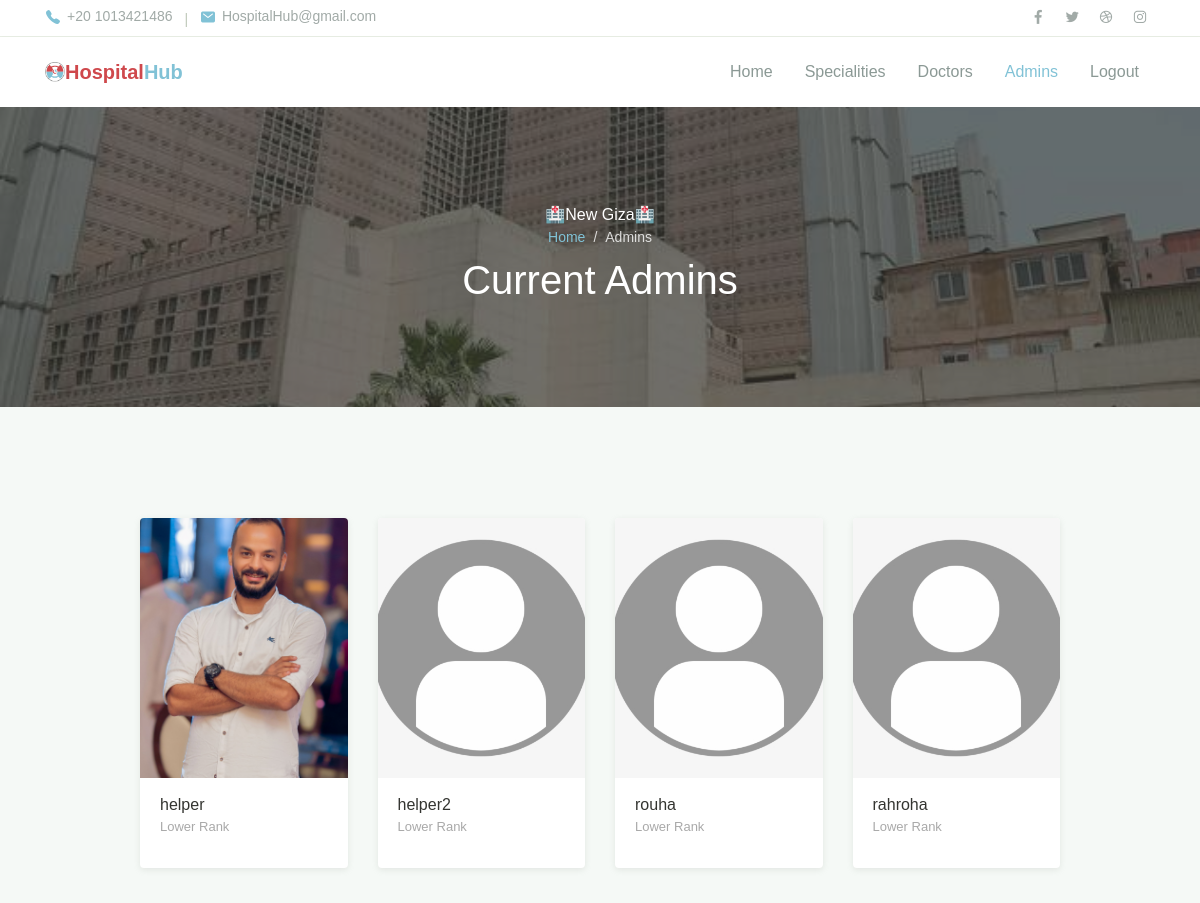
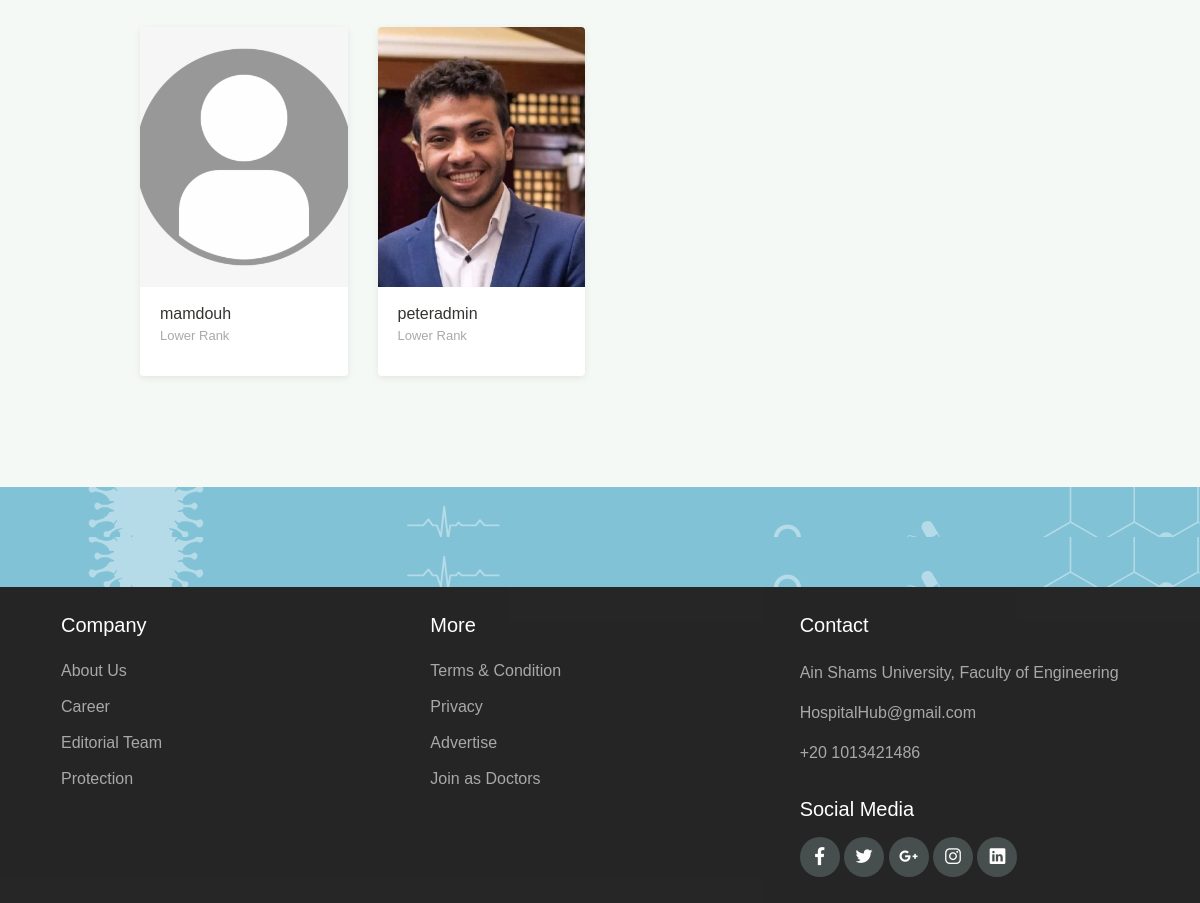
The page /hospital_hub/admin/admins (signed in) on the database its author committed (2 pictures, top to bottom).
### hospital_hub/models.py (models this page shows, shortened)
class Hospital(models.Model):
    name = models.CharField(max_length=100)
    city = models.ForeignKey(City, on_delete=models.PROTECT, null=True)
    specialities = models.ManyToManyField(Speciality, blank=True, null=True)
    image = models.ImageField(
        upload_to="media/", null=True, default="media/no_hospital_img.png")

class Admin(models.Model):
    my_account = models.ForeignKey(
        User, on_delete=models.CASCADE, related_name="my_admin")
    hospital = models.ForeignKey(
        Hospital, on_delete=models.SET_NULL, related_name="my_admins", blank=True, null=True)

class User(AbstractBaseUser):
    username = models.CharField(max_length=255, unique=True)
    email = models.EmailField(
        verbose_name='email address', max_length=255, unique=True)
    full_name = models.CharField(max_length=255, blank=True, null=True)
    phone_number = models.IntegerField()
    city = models.ForeignKey(City, on_delete=models.PROTECT, null=True)
    owner = models.BooleanField(default=False)  # can login
    admin = models.BooleanField(default=False)  # staff user non superuser
    doctor = models.BooleanField(default=False)  # superuser
    patient = models.BooleanField(default=False)  # superuser
    staff = models.BooleanField(default=False)  # necessary
    created_at = models.DateTimeField(auto_now_add=True)
    image = models.ImageField(
        default="media/no_profile_img.png", upload_to="media/")
    USERNAME_FIELD = 'username'  # username
    EMAIL_FIELD = 'email'  # Email
    REQUIRED_FIELDS = ['email', 'full_name', 'phone_number']
    objects = UserManager()

### hospital_hub/views.py (the view, shortened to what this page needs)
# urls.py: path('admin/admins', views.Admin.ViewAdmins, name='admin_view_admins'),
    def ViewAdmins(request):
        hospital = request.user.my_admin.first().hospital
        admins = AdminModel.objects.filter(hospital=hospital)
        lower_admins = AdminModel.objects.filter(
            hospital=hospital, id__gt=request.user.my_admin.first().id)
        higher_admins = AdminModel.objects.filter(
            hospital=hospital, id__lt=request.user.my_admin.first().id)
        return render(request, "hospital_hub/Admin/view_admins.html", {
            "hospital_name": hospital.name,
            "lower_admins": lower_admins,
            "higher_admins": higher_admins,
        })

### hospital_hub/templates/hospital_hub/Admin/view_admins.html (shortened to what this page needs)
{%extends 'hospital_hub/Admin/admin_layout.html'%}
{%load static%}
{%block body%}
<header>
    <nav class="navbar navbar-expand-lg navbar-light shadow-sm">
        <div class="container">
            <img src="{%static 'hospital_hub/assets/img/logo2.png'%}" alt="" style="width:20px;">
            <a style="color:#81C2D6" class="navbar-brand" href="#"><span class="text-primary2">Hospital</span>Hub </a>
            <div class="collapse navbar-collapse" id="navbarSupport">
                <ul class="navbar-nav ml-auto">
                    <li class="nav-item ">
                        <a class="nav-link" href="{%url 'admin_home'%}">Home</a>
                    </li>
                       <li class="nav-item">
                            <a class="nav-link" href="{%url 'view_specialities'%}">Specialities</a>
                        </li>
                    <li class="nav-item">
                        <a class="nav-link " href="{%url 'admin_view_doctors'%}">Doctors</a>
                    </li>
                    <li class="nav-item active">
                        <a class="nav-link" href="{%url 'admin_view_admins'%}">Admins</a>
                    </li>
                    <li class="nav-item">
                        <a class="nav-link" href="{%url 'admin_logout'%}">Logout</a>
                    </li>
                </ul>
            </div>
        </div>
    </nav>
</header>
<div class="page-banner overlay-dark bg-image"
     style="background-image: url(../../../../static/hospital_hub/assets/img/bg_image_1.jpg)">
    <div class="banner-section">
        <div class="container text-center wow fadeInUp">
            <span class="subhead">🏥{{hospital_name}}🏥</span>
            <nav aria-label="Breadcrumb">
                <ol class="breadcrumb breadcrumb-dark bg-transparent justify-content-center py-0 mb-2">
                    <li class="breadcrumb-item"><a href="{%url 'admin_home'%}">Home</a></li>
                    <li class="breadcrumb-item active" aria-current="page">
                        Admins
                    </li>
                </ol>
            </nav>
            <h1 class="font-weight-normal">
                {%if speciality%}{{speciality}}{%else%}Current Admins{%endif%}
            </h1>
        </div>
    </div>
</div>
<div class="page-section bg-light">
    <div class="container">
        <div class="row justify-content-center">
            <div class="col-lg-10">
                <div class="row">
                    {% for admin in lower_admins %}
                        <div class="col-md-6 col-lg-3 py-3 wow zoomIn">
                            <div class="card-doctor">
                                <div class="header">
                                    {% if admin.my_account.image %}
                                    <img src="{{admin.my_account.image.url}}" alt="" height="260" style="object-fit: cover;">
                                    {% else %}
                                    <img src="{%static 'hospital_hub/assets/img/no_profile_img.png' %}" alt="" height="260" style="object-fit: cover;">
                                    {% endif %}
                                </div>
                                <div class="body">
                                    <p class="text-x2 mb-0" style="text-align:left;">
                                        {{admin.my_account.username}}
                                    </p>
                                    <p  style="text-align:left; color:darkgray; font-size:small">
                                        Lower Rank
                                    </p>
                                </div>
                            </div>
                        </div>
                        {%endfor%}
                </div>
            </div>
        </div>
    </div>
</div>
<div class="page-section banner-home bg-image" style="background-image: url(../assets/img/banner-pattern.svg)">
    <div class="container py-5 py-lg-0">
        <div class="row align-items-center">
            <div class="col-lg-12 wow zoomIn">
            </div>
        </div>
    </div>
</div>
{%endblock%}

### hospital_hub/static/hospital_hub/assets/css/theme.css (style rules this page uses)
:root { --primary: #81C2D6; --accent: #FF3D85; --secondary: #4E5AFE; --warning: #EED818; --info: #05B4E1; --danger: #FF4943; --success: #96C93D; --dark: #343531; --light: #F5F9F6; --cs: #596261; --grey: #6E807A; }
body { font-family: "Source Sans Pro", sans-serif; line-height: 1.5; color: #343531; }
a { color: #07be94; text-decoration: none; background-color: transparent; }
.bg-light { background-color: #F5F9F6 !important; }
.text-primary2 { color: #CF484C !important; }
.breadcrumb { background-color: #f8f9fa; }
.breadcrumb-dark .breadcrumb-item a { color: #81C2D6; }
.breadcrumb-dark .breadcrumb-item + .breadcrumb-item::before { display: inline-block; padding-right: 0.5rem; color: rgba(255, 255, 255, 0.8); content: "/"; }
.breadcrumb-dark .breadcrumb-item.active { color: rgba(255, 255, 255, 0.8); }
.navbar { min-height: 70px; }
.navbar-brand { color:green; font-weight: 600; padding-top: 10px; padding-bottom: 10px; }
.navbar-nav { margin-top: 10px; border-top: 1px solid #E8EEE4; flex-shrink: 0; }
.navbar-nav .nav-link { transition: all .2s ease; }
.navbar-light .navbar-nav .nav-link { color: rgba(110, 128, 122, 0.8); }
.navbar-light .navbar-nav .show > .nav-link, .navbar-light .navbar-nav .active > .nav-link, .navbar-light .navbar-nav .nav-link.show, .navbar-light .navbar-nav .nav-link.active { font-weight: 500; color: #81C2D6; }
@media (min-width: 992px) { .navbar-expand-lg .navbar-nav { margin-top: 0; border-top: none; } }
@media (min-width: 992px) { .navbar-expand-lg .navbar-nav .nav-link { padding-right: 16px; padding-left: 16px; } }
@media (min-width: 992px) { .navbar-expand-lg .navbar-nav { align-items: center; } }
.bg-image { position: relative; background-position: center center; background-size: cover; background-repeat: no-repeat; }
.bg-image > * { position: relative; z-index: 10; }
.page-section { position: relative; padding-top: 80px; padding-bottom: 80px; overflow: hidden; }
.page-banner { position: relative; height: 300px; z-index: 10; }
.page-hero.overlay-dark::before, .page-banner.overlay-dark::before { content: ""; position: absolute; top: 0; left: 0; width: 100%; height: 100%; background: rgba(52, 53, 49, 0.7); z-index: 1; }
.page-banner .breadcrumb-item, .page-banner .breadcrumb-item a { font-size: 14px; }
.hero-section, .banner-section { position: relative; display: -ms-flexbox; display: flex; -ms-flex-align: center; align-items: center; -ms-flex-pack: center; justify-content: center; height: 100%; color: #ffffff; z-index: 10; }
.card-doctor { display: block; margin: 15px auto; width: 100%; max-width: 240px; background-color: #fff; border-radius: 4px; box-shadow: 0 2px 6px rgba(154, 159, 151, 0.2); overflow: hidden; }
.card-doctor .header { position: relative; width: 100%; height: 260px; overflow: hidden; }
.card-doctor .header::before { content: ''; position: absolute; top: 0; left: 0; width: 100%; height: 100%; background-color: rgba(52, 53, 49, 0.36); opacity: 0; transition: opacity .2s linear; }
.card-doctor .header img { width: 100%; }
.card-doctor .body { padding: 15px 20px; }
.banner-home { padding: 0; background-color: #81C2D6; color: #fff; height: 50px; }

### rows shown on the page
Hospital: name "New Giza"
Admin: my_account.image (picture), my_account.username "helper"
Admin: my_account.username "helper2"
Admin: my_account.username "rouha"
Admin: my_account.username "rahroha"
Admin: my_account.username "mamdouh"
Admin: my_account.image (picture), my_account.username "peteradmin"
